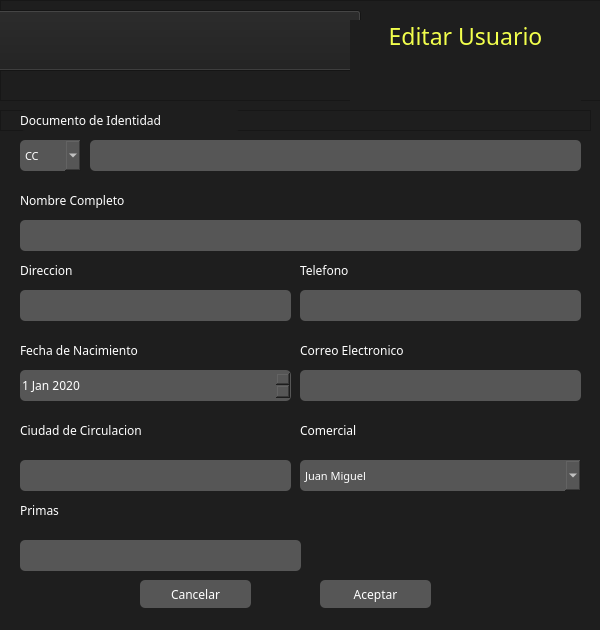
<?xml version="1.0" encoding="UTF-8"?>
<ui version="4.0">
 <class>edit_user_window</class>
 <widget class="QWidget" name="edit_user_window">
  <property name="geometry">
   <rect>
    <x>0</x>
    <y>0</y>
    <width>600</width>
    <height>630</height>
   </rect>
  </property>
  <property name="windowTitle">
   <string>Form</string>
  </property>
  <property name="styleSheet">
   <string notr="true">background-color: rgb(30, 30, 30);</string>
  </property>
  <widget class="QTextEdit" name="id_add_edit">
   <property name="geometry">
    <rect>
     <x>90</x>
     <y>140</y>
     <width>491</width>
     <height>31</height>
    </rect>
   </property>
   <property name="font">
    <font>
     <family>8514oem</family>
     <pointsize>8</pointsize>
    </font>
   </property>
   <property name="styleSheet">
    <string notr="true">background-color: rgb(86, 86, 86);
border-radius: 5px;
color: rgb(255, 255, 255);</string>
   </property>
   <property name="markdown">
    <string/>
   </property>
   <property name="html">
    <string>&lt;!DOCTYPE HTML PUBLIC &quot;-//W3C//DTD HTML 4.0//EN&quot; &quot;http://www.w3.org/TR/REC-html40/strict.dtd&quot;&gt;
&lt;html&gt;&lt;head&gt;&lt;meta name=&quot;qrichtext&quot; content=&quot;1&quot; /&gt;&lt;style type=&quot;text/css&quot;&gt;
p, li { white-space: pre-wrap; }
&lt;/style&gt;&lt;/head&gt;&lt;body style=&quot; font-family:'8514oem'; font-size:8pt; font-weight:400; font-style:normal;&quot;&gt;
&lt;p style=&quot;-qt-paragraph-type:empty; margin-top:6px; margin-bottom:6px; margin-left:0px; margin-right:0px; -qt-block-indent:0; text-indent:0px;&quot;&gt;&lt;br /&gt;&lt;/p&gt;&lt;/body&gt;&lt;/html&gt;</string>
   </property>
  </widget>
  <widget class="QLabel" name="add_edit_address_label">
   <property name="geometry">
    <rect>
     <x>20</x>
     <y>260</y>
     <width>221</width>
     <height>21</height>
    </rect>
   </property>
   <property name="font">
    <font>
     <family>8514oem</family>
    </font>
   </property>
   <property name="styleSheet">
    <string notr="true">background-color: rgb(30, 30, 30);
border-radius: 5px;
color: rgb(255, 255, 255);</string>
   </property>
   <property name="text">
    <string>Direccion</string>
   </property>
  </widget>
  <widget class="QDateEdit" name="fecha_nacimiento_edit">
   <property name="geometry">
    <rect>
     <x>20</x>
     <y>370</y>
     <width>271</width>
     <height>31</height>
    </rect>
   </property>
   <property name="font">
    <font>
     <family>8514oem</family>
    </font>
   </property>
   <property name="styleSheet">
    <string notr="true">background-color: rgb(86, 86, 86);
border-radius: 5px;
color: rgb(255, 255, 255);</string>
   </property>
   <property name="date">
    <date>
     <year>2020</year>
     <month>1</month>
     <day>1</day>
    </date>
   </property>
  </widget>
  <widget class="QLabel" name="add_edit_name_label">
   <property name="geometry">
    <rect>
     <x>20</x>
     <y>190</y>
     <width>231</width>
     <height>21</height>
    </rect>
   </property>
   <property name="font">
    <font>
     <family>8514oem</family>
    </font>
   </property>
   <property name="styleSheet">
    <string notr="true">background-color: rgb(30, 30, 30);
border-radius: 5px;
color: rgb(255, 255, 255);</string>
   </property>
   <property name="text">
    <string>Nombre Completo</string>
   </property>
  </widget>
  <widget class="QLabel" name="edit_user_city_label">
   <property name="geometry">
    <rect>
     <x>20</x>
     <y>420</y>
     <width>221</width>
     <height>21</height>
    </rect>
   </property>
   <property name="font">
    <font>
     <family>8514oem</family>
    </font>
   </property>
   <property name="styleSheet">
    <string notr="true">background-color: rgb(30, 30, 30);
border-radius: 5px;
color: rgb(255, 255, 255);</string>
   </property>
   <property name="text">
    <string>Ciudad de Circulacion</string>
   </property>
  </widget>
  <widget class="QFrame" name="frame_add_client">
   <property name="geometry">
    <rect>
     <x>0</x>
     <y>0</y>
     <width>601</width>
     <height>101</height>
    </rect>
   </property>
   <property name="frameShape">
    <enum>QFrame::StyledPanel</enum>
   </property>
   <property name="frameShadow">
    <enum>QFrame::Raised</enum>
   </property>
   <widget class="QPushButton" name="Logo_edit">
    <property name="geometry">
     <rect>
      <x>-10</x>
      <y>10</y>
      <width>371</width>
      <height>61</height>
     </rect>
    </property>
    <property name="text">
     <string/>
    </property>
    <property name="icon">
     <iconset>
      <normalon>../assets/images/logo-momentum.png</normalon>
     </iconset>
    </property>
    <property name="iconSize">
     <size>
      <width>300</width>
      <height>300</height>
     </size>
    </property>
   </widget>
   <widget class="QLabel" name="label_BD_ClientesEdit_2">
    <property name="geometry">
     <rect>
      <x>350</x>
      <y>20</y>
      <width>231</width>
      <height>81</height>
     </rect>
    </property>
    <property name="font">
     <font>
      <family>LEMON MILK Bold</family>
      <pointsize>17</pointsize>
      <weight>50</weight>
      <bold>false</bold>
      <kerning>true</kerning>
     </font>
    </property>
    <property name="layoutDirection">
     <enum>Qt::LeftToRight</enum>
    </property>
    <property name="autoFillBackground">
     <bool>false</bool>
    </property>
    <property name="styleSheet">
     <string notr="true">background-color: rgb(30, 30,30);
color: rgb(242, 255, 76);</string>
    </property>
    <property name="text">
     <string>Editar Usuario</string>
    </property>
    <property name="alignment">
     <set>Qt::AlignHCenter|Qt::AlignTop</set>
    </property>
    <property name="wordWrap">
     <bool>true</bool>
    </property>
    <property name="margin">
     <number>0</number>
    </property>
    <property name="indent">
     <number>-1</number>
    </property>
   </widget>
  </widget>
  <widget class="QTextEdit" name="cost_edit">
   <property name="geometry">
    <rect>
     <x>20</x>
     <y>540</y>
     <width>281</width>
     <height>31</height>
    </rect>
   </property>
   <property name="font">
    <font>
     <family>8514oem</family>
     <pointsize>8</pointsize>
    </font>
   </property>
   <property name="styleSheet">
    <string notr="true">background-color: rgb(86, 86, 86);
border-radius: 5px;
color: rgb(255, 255, 255);</string>
   </property>
   <property name="markdown">
    <string/>
   </property>
   <property name="html">
    <string>&lt;!DOCTYPE HTML PUBLIC &quot;-//W3C//DTD HTML 4.0//EN&quot; &quot;http://www.w3.org/TR/REC-html40/strict.dtd&quot;&gt;
&lt;html&gt;&lt;head&gt;&lt;meta name=&quot;qrichtext&quot; content=&quot;1&quot; /&gt;&lt;style type=&quot;text/css&quot;&gt;
p, li { white-space: pre-wrap; }
&lt;/style&gt;&lt;/head&gt;&lt;body style=&quot; font-family:'8514oem'; font-size:8pt; font-weight:400; font-style:normal;&quot;&gt;
&lt;p style=&quot;-qt-paragraph-type:empty; margin-top:6px; margin-bottom:6px; margin-left:0px; margin-right:0px; -qt-block-indent:0; text-indent:0px;&quot;&gt;&lt;br /&gt;&lt;/p&gt;&lt;/body&gt;&lt;/html&gt;</string>
   </property>
  </widget>
  <widget class="QTextEdit" name="edit_address">
   <property name="geometry">
    <rect>
     <x>20</x>
     <y>290</y>
     <width>271</width>
     <height>31</height>
    </rect>
   </property>
   <property name="font">
    <font>
     <family>8514oem</family>
     <pointsize>8</pointsize>
    </font>
   </property>
   <property name="styleSheet">
    <string notr="true">background-color: rgb(86, 86, 86);
border-radius: 5px;
color: rgb(255, 255, 255);</string>
   </property>
   <property name="markdown">
    <string/>
   </property>
   <property name="html">
    <string>&lt;!DOCTYPE HTML PUBLIC &quot;-//W3C//DTD HTML 4.0//EN&quot; &quot;http://www.w3.org/TR/REC-html40/strict.dtd&quot;&gt;
&lt;html&gt;&lt;head&gt;&lt;meta name=&quot;qrichtext&quot; content=&quot;1&quot; /&gt;&lt;style type=&quot;text/css&quot;&gt;
p, li { white-space: pre-wrap; }
&lt;/style&gt;&lt;/head&gt;&lt;body style=&quot; font-family:'8514oem'; font-size:8pt; font-weight:400; font-style:normal;&quot;&gt;
&lt;p style=&quot;-qt-paragraph-type:empty; margin-top:6px; margin-bottom:6px; margin-left:0px; margin-right:0px; -qt-block-indent:0; text-indent:0px;&quot;&gt;&lt;br /&gt;&lt;/p&gt;&lt;/body&gt;&lt;/html&gt;</string>
   </property>
  </widget>
  <widget class="QTextEdit" name="city_edit">
   <property name="geometry">
    <rect>
     <x>20</x>
     <y>460</y>
     <width>271</width>
     <height>31</height>
    </rect>
   </property>
   <property name="font">
    <font>
     <family>8514oem</family>
     <pointsize>8</pointsize>
    </font>
   </property>
   <property name="styleSheet">
    <string notr="true">background-color: rgb(86, 86, 86);
border-radius: 5px;
color: rgb(255, 255, 255);</string>
   </property>
   <property name="markdown">
    <string/>
   </property>
   <property name="html">
    <string>&lt;!DOCTYPE HTML PUBLIC &quot;-//W3C//DTD HTML 4.0//EN&quot; &quot;http://www.w3.org/TR/REC-html40/strict.dtd&quot;&gt;
&lt;html&gt;&lt;head&gt;&lt;meta name=&quot;qrichtext&quot; content=&quot;1&quot; /&gt;&lt;style type=&quot;text/css&quot;&gt;
p, li { white-space: pre-wrap; }
&lt;/style&gt;&lt;/head&gt;&lt;body style=&quot; font-family:'8514oem'; font-size:8pt; font-weight:400; font-style:normal;&quot;&gt;
&lt;p style=&quot;-qt-paragraph-type:empty; margin-top:6px; margin-bottom:6px; margin-left:0px; margin-right:0px; -qt-block-indent:0; text-indent:0px;&quot;&gt;&lt;br /&gt;&lt;/p&gt;&lt;/body&gt;&lt;/html&gt;</string>
   </property>
  </widget>
  <widget class="QLabel" name="add_edit_cost_label">
   <property name="geometry">
    <rect>
     <x>20</x>
     <y>500</y>
     <width>221</width>
     <height>21</height>
    </rect>
   </property>
   <property name="font">
    <font>
     <family>8514oem</family>
    </font>
   </property>
   <property name="styleSheet">
    <string notr="true">background-color: rgb(30, 30, 30);
border-radius: 5px;
color: rgb(255, 255, 255);</string>
   </property>
   <property name="text">
    <string>Primas</string>
   </property>
  </widget>
  <widget class="QFrame" name="add_user_base_frame">
   <property name="geometry">
    <rect>
     <x>0</x>
     <y>110</y>
     <width>591</width>
     <height>21</height>
    </rect>
   </property>
   <property name="frameShape">
    <enum>QFrame::StyledPanel</enum>
   </property>
   <property name="frameShadow">
    <enum>QFrame::Raised</enum>
   </property>
   <widget class="QLabel" name="add_edit_id_label">
    <property name="geometry">
     <rect>
      <x>20</x>
      <y>0</y>
      <width>221</width>
      <height>21</height>
     </rect>
    </property>
    <property name="font">
     <font>
      <family>8514oem</family>
     </font>
    </property>
    <property name="styleSheet">
     <string notr="true">background-color: rgb(30, 30, 30);
border-radius: 5px;
color: rgb(255, 255, 255);</string>
    </property>
    <property name="text">
     <string>Documento de Identidad</string>
    </property>
   </widget>
  </widget>
  <widget class="QLabel" name="add_edit_phone_label">
   <property name="geometry">
    <rect>
     <x>300</x>
     <y>260</y>
     <width>221</width>
     <height>21</height>
    </rect>
   </property>
   <property name="font">
    <font>
     <family>8514oem</family>
    </font>
   </property>
   <property name="styleSheet">
    <string notr="true">background-color: rgb(30, 30, 30);
border-radius: 5px;
color: rgb(255, 255, 255);</string>
   </property>
   <property name="text">
    <string>Telefono</string>
   </property>
  </widget>
  <widget class="QComboBox" name="Filtrar_edit_id">
   <property name="geometry">
    <rect>
     <x>20</x>
     <y>140</y>
     <width>61</width>
     <height>31</height>
    </rect>
   </property>
   <property name="font">
    <font>
     <family>8514oem</family>
     <pointsize>8</pointsize>
     <weight>50</weight>
     <bold>false</bold>
    </font>
   </property>
   <property name="styleSheet">
    <string notr="true">background-color: rgb(86, 86, 86);
border-radius: 5px;
color: rgb(255, 255, 255);</string>
   </property>
   <item>
    <property name="text">
     <string>CC</string>
    </property>
   </item>
   <item>
    <property name="text">
     <string>CE</string>
    </property>
   </item>
   <item>
    <property name="text">
     <string>NIT</string>
    </property>
   </item>
  </widget>
  <widget class="QPushButton" name="cancel_edit">
   <property name="geometry">
    <rect>
     <x>140</x>
     <y>580</y>
     <width>111</width>
     <height>28</height>
    </rect>
   </property>
   <property name="font">
    <font>
     <family>8514oem</family>
    </font>
   </property>
   <property name="styleSheet">
    <string notr="true">background-color: rgb(86, 86, 86);
border-radius: 5px;
color: rgb(255, 255, 255);</string>
   </property>
   <property name="text">
    <string>Cancelar</string>
   </property>
   <property name="icon">
    <iconset>
     <normalon>../assets/icons/2150373-social-media/png/025-log out.png</normalon>
    </iconset>
   </property>
  </widget>
  <widget class="QTextEdit" name="name_edit">
   <property name="geometry">
    <rect>
     <x>20</x>
     <y>220</y>
     <width>561</width>
     <height>31</height>
    </rect>
   </property>
   <property name="font">
    <font>
     <family>8514oem</family>
     <pointsize>8</pointsize>
    </font>
   </property>
   <property name="styleSheet">
    <string notr="true">background-color: rgb(86, 86, 86);
border-radius: 5px;
color: rgb(255, 255, 255);</string>
   </property>
   <property name="markdown">
    <string/>
   </property>
   <property name="html">
    <string>&lt;!DOCTYPE HTML PUBLIC &quot;-//W3C//DTD HTML 4.0//EN&quot; &quot;http://www.w3.org/TR/REC-html40/strict.dtd&quot;&gt;
&lt;html&gt;&lt;head&gt;&lt;meta name=&quot;qrichtext&quot; content=&quot;1&quot; /&gt;&lt;style type=&quot;text/css&quot;&gt;
p, li { white-space: pre-wrap; }
&lt;/style&gt;&lt;/head&gt;&lt;body style=&quot; font-family:'8514oem'; font-size:8pt; font-weight:400; font-style:normal;&quot;&gt;
&lt;p style=&quot;-qt-paragraph-type:empty; margin-top:6px; margin-bottom:6px; margin-left:0px; margin-right:0px; -qt-block-indent:0; text-indent:0px;&quot;&gt;&lt;br /&gt;&lt;/p&gt;&lt;/body&gt;&lt;/html&gt;</string>
   </property>
  </widget>
  <widget class="QLabel" name="add_edit_date_label">
   <property name="geometry">
    <rect>
     <x>20</x>
     <y>340</y>
     <width>191</width>
     <height>21</height>
    </rect>
   </property>
   <property name="font">
    <font>
     <family>8514oem</family>
    </font>
   </property>
   <property name="styleSheet">
    <string notr="true">background-color: rgb(30, 30, 30);
border-radius: 5px;
color: rgb(255, 255, 255);</string>
   </property>
   <property name="text">
    <string>Fecha de Nacimiento</string>
   </property>
  </widget>
  <widget class="QTextEdit" name="phone_edit">
   <property name="geometry">
    <rect>
     <x>300</x>
     <y>290</y>
     <width>281</width>
     <height>31</height>
    </rect>
   </property>
   <property name="font">
    <font>
     <family>8514oem</family>
     <pointsize>8</pointsize>
    </font>
   </property>
   <property name="styleSheet">
    <string notr="true">background-color: rgb(86, 86, 86);
border-radius: 5px;
color: rgb(255, 255, 255);</string>
   </property>
   <property name="markdown">
    <string/>
   </property>
   <property name="html">
    <string>&lt;!DOCTYPE HTML PUBLIC &quot;-//W3C//DTD HTML 4.0//EN&quot; &quot;http://www.w3.org/TR/REC-html40/strict.dtd&quot;&gt;
&lt;html&gt;&lt;head&gt;&lt;meta name=&quot;qrichtext&quot; content=&quot;1&quot; /&gt;&lt;style type=&quot;text/css&quot;&gt;
p, li { white-space: pre-wrap; }
&lt;/style&gt;&lt;/head&gt;&lt;body style=&quot; font-family:'8514oem'; font-size:8pt; font-weight:400; font-style:normal;&quot;&gt;
&lt;p style=&quot;-qt-paragraph-type:empty; margin-top:6px; margin-bottom:6px; margin-left:0px; margin-right:0px; -qt-block-indent:0; text-indent:0px;&quot;&gt;&lt;br /&gt;&lt;/p&gt;&lt;/body&gt;&lt;/html&gt;</string>
   </property>
  </widget>
  <widget class="QPushButton" name="Accept_edit">
   <property name="geometry">
    <rect>
     <x>320</x>
     <y>580</y>
     <width>111</width>
     <height>28</height>
    </rect>
   </property>
   <property name="font">
    <font>
     <family>8514oem</family>
    </font>
   </property>
   <property name="styleSheet">
    <string notr="true">background-color: rgb(86, 86, 86);
border-radius: 5px;
color: rgb(255, 255, 255);</string>
   </property>
   <property name="text">
    <string>Aceptar</string>
   </property>
   <property name="icon">
    <iconset>
     <normalon>../assets/icons/2150373-social-media/png/024-log in.png</normalon>
    </iconset>
   </property>
  </widget>
  <widget class="QLabel" name="edit_user_correo_label">
   <property name="geometry">
    <rect>
     <x>300</x>
     <y>340</y>
     <width>221</width>
     <height>21</height>
    </rect>
   </property>
   <property name="font">
    <font>
     <family>8514oem</family>
    </font>
   </property>
   <property name="styleSheet">
    <string notr="true">background-color: rgb(30, 30, 30);
border-radius: 5px;
color: rgb(255, 255, 255);</string>
   </property>
   <property name="text">
    <string>Correo Electronico</string>
   </property>
  </widget>
  <widget class="QTextEdit" name="correo_edit">
   <property name="geometry">
    <rect>
     <x>300</x>
     <y>370</y>
     <width>281</width>
     <height>31</height>
    </rect>
   </property>
   <property name="font">
    <font>
     <family>8514oem</family>
     <pointsize>8</pointsize>
    </font>
   </property>
   <property name="styleSheet">
    <string notr="true">background-color: rgb(86, 86, 86);
border-radius: 5px;
color: rgb(255, 255, 255);</string>
   </property>
   <property name="markdown">
    <string/>
   </property>
   <property name="html">
    <string>&lt;!DOCTYPE HTML PUBLIC &quot;-//W3C//DTD HTML 4.0//EN&quot; &quot;http://www.w3.org/TR/REC-html40/strict.dtd&quot;&gt;
&lt;html&gt;&lt;head&gt;&lt;meta name=&quot;qrichtext&quot; content=&quot;1&quot; /&gt;&lt;style type=&quot;text/css&quot;&gt;
p, li { white-space: pre-wrap; }
&lt;/style&gt;&lt;/head&gt;&lt;body style=&quot; font-family:'8514oem'; font-size:8pt; font-weight:400; font-style:normal;&quot;&gt;
&lt;p style=&quot;-qt-paragraph-type:empty; margin-top:6px; margin-bottom:6px; margin-left:0px; margin-right:0px; -qt-block-indent:0; text-indent:0px;&quot;&gt;&lt;br /&gt;&lt;/p&gt;&lt;/body&gt;&lt;/html&gt;</string>
   </property>
  </widget>
  <widget class="QLabel" name="edit_user_comercial_label">
   <property name="geometry">
    <rect>
     <x>300</x>
     <y>420</y>
     <width>221</width>
     <height>21</height>
    </rect>
   </property>
   <property name="font">
    <font>
     <family>8514oem</family>
    </font>
   </property>
   <property name="styleSheet">
    <string notr="true">background-color: rgb(30, 30, 30);
border-radius: 5px;
color: rgb(255, 255, 255);</string>
   </property>
   <property name="text">
    <string>Comercial</string>
   </property>
  </widget>
  <widget class="QComboBox" name="Filtrar_comercial_edit">
   <property name="geometry">
    <rect>
     <x>300</x>
     <y>460</y>
     <width>281</width>
     <height>31</height>
    </rect>
   </property>
   <property name="font">
    <font>
     <family>8514oem</family>
     <pointsize>8</pointsize>
     <weight>50</weight>
     <bold>false</bold>
    </font>
   </property>
   <property name="styleSheet">
    <string notr="true">background-color: rgb(86, 86, 86);
border-radius: 5px;
color: rgb(255, 255, 255);</string>
   </property>
   <item>
    <property name="text">
     <string>Juan Miguel</string>
    </property>
   </item>
   <item>
    <property name="text">
     <string>Santiago</string>
    </property>
   </item>
   <item>
    <property name="text">
     <string>Cristina</string>
    </property>
   </item>
  </widget>
 </widget>
 <resources/>
 <connections/>
</ui>
